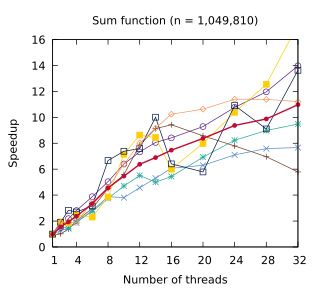

Generate this figure with gnuplot:
set title "Sum function (n = 1,049,810)"
set terminal pdf size 3.2,2.9
set output "./results/Sum_function_n___1,049,810.pdf"
set key off
set xrange [1:32]
set xtics (1, 4, 8, 12, 16, 20, 24, 28, 32)
set xlabel "Number of threads"
set yrange [0:16]
set ylabel "Speedup"
plot './results/Sum_function_n___1,049,810.dat' using 1:2 title "Rayon" pointsize 0.7 lw 1 pt 1 linecolor rgb "#6E3B23" with linespoints, \
  './results/Sum_function_n___1,049,810.dat' using 1:3 title "Static" pointsize 0.7 lw 1 pt 2 linecolor rgb "#5287C6" with linespoints, \
  './results/Sum_function_n___1,049,810.dat' using 1:4 title "Static (pinned)" pointsize 0.7 lw 1 pt 3 linecolor rgb "#24A793" with linespoints, \
  './results/Sum_function_n___1,049,810.dat' using 1:5 title "Work stealing" pointsize 0.7 lw 1 pt 6 linecolor rgb "#5B2182" with linespoints, \
  './results/Sum_function_n___1,049,810.dat' using 1:6 title "OpenMP (static)" pointsize 0.7 lw 1 pt 5 linecolor rgb "#FFCD00" with linespoints, \
  './results/Sum_function_n___1,049,810.dat' using 1:7 title "OpenMP (dynamic)" pointsize 0.7 lw 1 pt 4 linecolor rgb "#001240" with linespoints, \
  './results/Sum_function_n___1,049,810.dat' using 1:8 title "OpenMP (taskloop)" pointsize 0.7 lw 1 pt 12 linecolor rgb "#F3965E" with linespoints, \
  './results/Sum_function_n___1,049,810.dat' using 1:9 title "Work assisting (our)" pointsize 0.4 lw 2 pt 7 linecolor rgb "#C00A35" with linespoints
